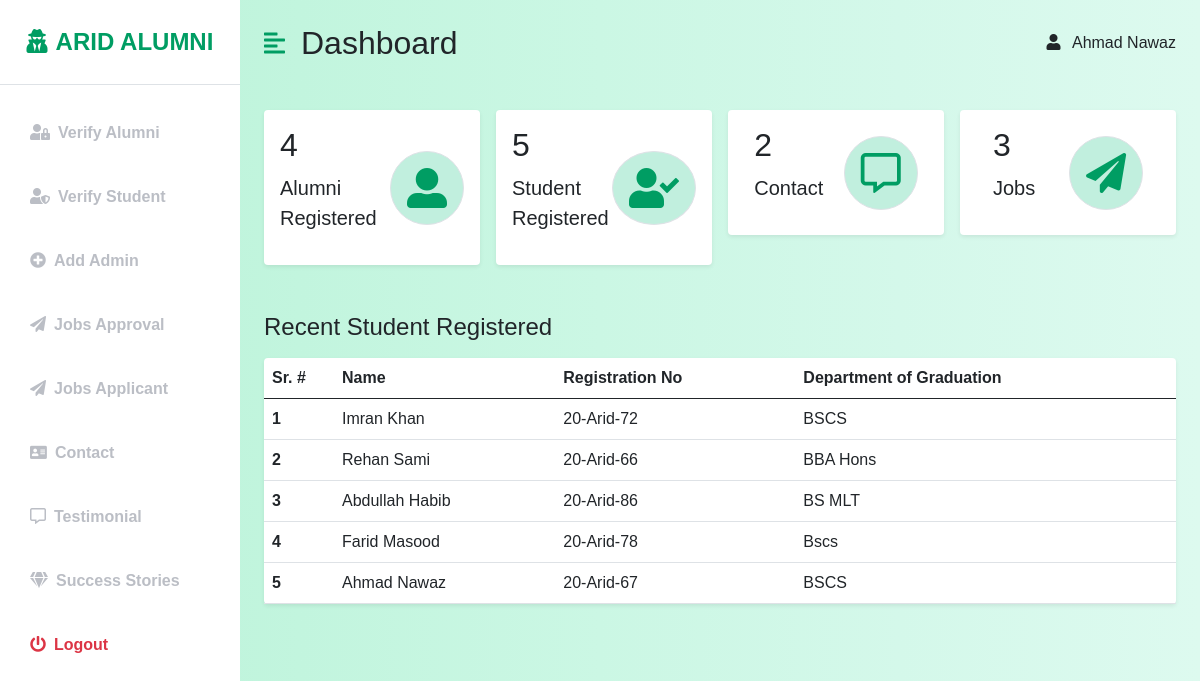
/admin/admin.php (signed in), run on the app's committed database.
### tables this page shows
CREATE TABLE `student` (
  `id` int(11) NOT NULL,
  `FullName` varchar(225) NOT NULL,
  `RegistrationNo` varchar(225) NOT NULL,
  `CNIC_img` varchar(225) NOT NULL,
  `Session` varchar(225) NOT NULL,
  `CNIC_no` varchar(225) NOT NULL,
  `Email` varchar(225) NOT NULL,
  `PhoneNumber` varchar(225) NOT NULL,
  `Department` varchar(225) NOT NULL,
  `Gender` varchar(225) NOT NULL,
  `Password` varchar(225) NOT NULL,
  `status` int(11) NOT NULL,
  `date` varchar(225) NOT NULL
);

### admin/admin.php (the view, shortened to what this page needs)
<!DOCTYPE html>
<html lang="en">
<head>
    <link href="https://cdn.jsdelivr.net/npm/bootstrap@5.0.0-beta3/dist/css/bootstrap.min.css" rel="stylesheet" />
    <link rel="stylesheet" href="https://cdnjs.cloudflare.com/ajax/libs/font-awesome/5.15.3/css/all.min.css" />
    <link rel="stylesheet" href="styles.css" />
    <link rel="stylesheet" href="admin.css">
</head>
<body>
    <div class="d-flex" id="wrapper">
        <?php include('include/sidebar.php'); ?>
        <div id="page-content-wrapper">
            <nav class="navbar navbar-expand-lg navbar-light bg-transparent py-4 px-4">
                <div class="d-flex align-items-center">
                    <i class="fas fa-align-left primary-text fs-4 me-3" id="menu-toggle"></i>
                    <h2 class="fs-2 m-0">Dashboard</h2>
                </div>
                <div class="collapse navbar-collapse" id="navbarSupportedContent">
                    <ul class="navbar-nav ms-auto mb-2 mb-lg-0">
                        <li>
                            <i class="fas fa-user me-2"></i>
                            <?php echo $_SESSION['adminname'] ?>
                        </li>
                    </ul>
                </div>
            </nav>
            <div class="container-fluid px-4">
                <div class="row g-3 my-2">
                    <div class="col-md-3">
                        <div class="p-3 bg-white shadow-sm d-flex justify-content-around align-items-center rounded">
                            <div>
                                <?php
                                include("include/connection.php");
                                $qryb = "SELECT * FROM alumni  ";
                                $resb = mysqli_query($conn, $qryb);
                                $qrybb = "SELECT * FROM student  ";
                                $resbb = mysqli_query($conn, $qrybb);
                                $qrybbc = "SELECT * FROM contact  ";
                                $resbbc = mysqli_query($conn, $qrybbc);
                                $qrybbcd = "SELECT * FROM job  ";
                                $resbbcd = mysqli_query($conn, $qrybbcd);
                                ?>
                                <h3 class="fs-2">
                                    <?php echo mysqli_num_rows($resb); ?>
                                </h3>
                                <p class="fs-5">Alumni Registered</p>
                            </div>
                            <i class="fas fa-user-alt fs-1 primary-text border rounded-full secondary-bg p-3"></i>
                        </div>
                    </div>
                    <div class="col-md-3">
                        <div class="p-3 bg-white shadow-sm d-flex justify-content-around align-items-center rounded">
                            <div>
                                <h3 class="fs-2">
                                    <?php echo mysqli_num_rows($resbb); ?>
                                </h3>
                                <p class="fs-5">Student Registered</p>
                            </div>
                            <i class="fas fa-user-check fs-1 primary-text border rounded-full secondary-bg p-3"></i>
                        </div>
                    </div>
                    <div class="col-md-3">
                        <div class="p-3 bg-white shadow-sm d-flex justify-content-around align-items-center rounded">
                            <div>
                                <h3 class="fs-2">
                                    <?php echo mysqli_num_rows($resbbc); ?>
                                </h3>
                                <p class="fs-5">Contact</p>
                            </div>
                            <i class="far fa-comment-alt fs-1 primary-text border rounded-full secondary-bg p-3"></i>
                        </div>
                    </div>
                    <div class="col-md-3">
                        <div class="p-3 bg-white shadow-sm d-flex justify-content-around align-items-center rounded">
                            <div>
                                <h3 class="fs-2">
                                    <?php echo mysqli_num_rows($resbbcd); ?>
                                </h3>
                                <p class="fs-5">Jobs</p>
                            </div>
                            <i class="fas fa-paper-plane fs-1 primary-text border rounded-full secondary-bg p-3"></i>
                        </div>
                    </div>
                </div>
                <div class="row my-5">
                    <h3 class="fs-4 mb-3">Recent Student Registered</h3>
                    <div class="col">
                        <table class="table bg-white rounded shadow-sm  table-hover">
                            <thead>
                                <tr>
                                    <th scope="col" width="70">Sr. #</th>
                                    <th scope="col">Name</th>
                                    <th scope="col">Registration No</th>
                                    <th scope="col">Department of Graduation</th>
                                </tr>
                            </thead>
                            <tbody>
                                <?php
                                include("include/connection.php");
                                $qry = "SELECT * FROM student ORDER BY id DESC LIMIT 6 ";
                                $res = mysqli_query($conn, $qry);
                                if (mysqli_num_rows($res) > 0) {
                                    $i = 1;
                                    while ($a = mysqli_fetch_array($res)) {
                                        ?>
                                        <tr>
                                            <th scope="row">
                                                <?php echo $i ?>
                                            </th>
                                            <td>
                                                <?php echo $a['FullName'] ?>
                                            </td>
                                            <td>
                                                <?php echo $a['RegistrationNo'] ?>
                                            </td>
                                            <td>
                                                <?php echo $a['Department'] ?>
                                            </td>
                                        </tr>
                                        <?php $i++;
                                    }
                                } ?>
                            </tbody>
                        </table>
                    </div>
                </div>
            </div>
        </div>
    </div>
</body>
</html>

### admin/include/sidebar.php
<div class="bg-white" id="sidebar-wrapper">
        <div class="sidebar-heading text-center py-4 primary-text fs-4 fw-bold text-uppercase border-bottom"><i
                        class="fas fa-user-secret me-2"></i>ARID ALUMNI</div>
        <div class="list-group list-group-flush my-3">
                <a href="verify_alumni.php"
                        class="list-group-item list-group-item-action bg-transparent second-text fw-bold"><i
                                class="fas fa-user-lock me-2 <?php echo isActive('verify_alumni.php'); ?>"></i>Verify
                        Alumni</a>
                <a href="verify_student.php"
                        class="list-group-item list-group-item-action bg-transparent second-text fw-bold"><i
                                class="fas fa-user-shield me-2 <?php echo isActive('verify_student.php'); ?>"></i>Verify
                        Student</a>
                <a href="add_admin.php"
                        class="list-group-item list-group-item-action bg-transparent second-text fw-bold"><i
                                class="fas fa-plus-circle me-2 <?php echo isActive('add_admin.php'); ?>"></i>Add
                        Admin</a>
                <a href="job_approve.php"
                        class="list-group-item list-group-item-action bg-transparent second-text fw-bold"><i
                                class="fas fa-paper-plane me-2 <?php echo isActive('job_approve.php'); ?>"></i>Jobs
                        Approval</a>
                <a href="job_applicant.php"
                        class="list-group-item list-group-item-action bg-transparent second-text fw-bold"><i
                                class="fas fa-paper-plane me-2 <?php echo isActive('job_applicant.php'); ?>"></i>Jobs
                        Applicant</a>
                <a href="contact.php"
                        class="list-group-item list-group-item-action bg-transparent second-text fw-bold"><i
                                style='font-size:15px'
                                class='fas me-2 <?php echo isActive('contact.php'); ?>'>&#xf2bb;</i>Contact</a>
                <a href="testimonial.php"
                        class="list-group-item list-group-item-action bg-transparent second-text fw-bold"><i
                                class="far fa-comment-alt me-2 <?php echo isActive('testimonial.php'); ?>"></i>Testimonial</a>
                <a href="success-stories.php"
                        class="list-group-item list-group-item-action bg-transparent second-text fw-bold"><i
                                class="fa fa-gem me-2 <?php echo isActive('success-stories.php'); ?>"></i>Success
                        Stories</a>
                <a href="logout.php"
                        class="list-group-item list-group-item-action bg-transparent text-danger fw-bold"><i
                                class="fas fa-power-off me-2"></i>Logout</a>
        </div>
</div>
<?php
function isActive($page)
{
        return (basename($_SERVER['PHP_SELF']) == $page) ? 'text-success' : '';
}
?>

### admin/styles.css (style rules this page uses)
:root { --main-bg-color: #009d63; --main-text-color: #009d63; --second-text-color: #bbbec5; --second-bg-color: #c1efde; }
.primary-text { color: var(--main-text-color); }
.second-text { color: var(--second-text-color); }
.secondary-bg { background-color: var(--second-bg-color); }
.rounded-full { border-radius: 100%; }
#wrapper { overflow-x: hidden; background-image: linear-gradient( to right, #baf3d7, #c2f5de, #cbf7e4, #d4f8ea, #ddfaef ); }
#sidebar-wrapper { min-height: 100vh; margin-left: -15rem; transition: margin 0.25s ease-out; }
#sidebar-wrapper .sidebar-heading { padding: 0.875rem 1.25rem; font-size: 1.2rem; }
#sidebar-wrapper .list-group { width: 15rem; }
#page-content-wrapper { min-width: 100vw; }
#menu-toggle { cursor: pointer; }
.list-group-item { border: none; padding: 20px 30px; }
@media (min-width: 768px) { #sidebar-wrapper { margin-left: 0; } }
@media (min-width: 768px) { #page-content-wrapper { min-width: 0; width: 100%; } }

### admin/admin.css (style rules this page uses)
:root { --lightWhite: rgba(255, 255, 255, 0.856); --heading: #006633; }
body { font-family: Arial, sans-serif; }

### data on the page
student: FullName "Imran Khan", RegistrationNo "20-Arid-72", Department "BSCS"
student: FullName "Rehan Sami", RegistrationNo "20-Arid-66", Department "BBA Hons"
student: FullName "Abdullah Habib", RegistrationNo "20-Arid-86", Department "BS MLT"
student: FullName "Farid Masood", RegistrationNo "20-Arid-78", Department "Bscs"
student: FullName "Ahmad Nawaz", RegistrationNo "20-Arid-67", Department "BSCS"

### other printed values
$_SESSION['adminname'] "Ahmad Nawaz"
mysqli_num_rows($resb) "4"
mysqli_num_rows($resbb) "5"
mysqli_num_rows($resbbc) "2"
mysqli_num_rows($resbbcd) "3"
